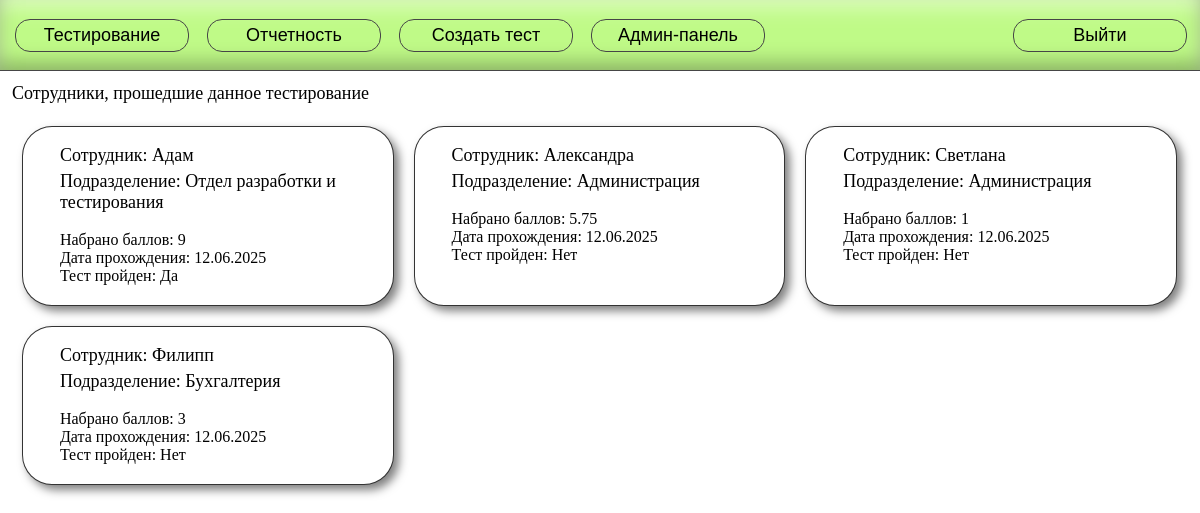
Before: /reports/protocols/20 (signed in) with the older database file.
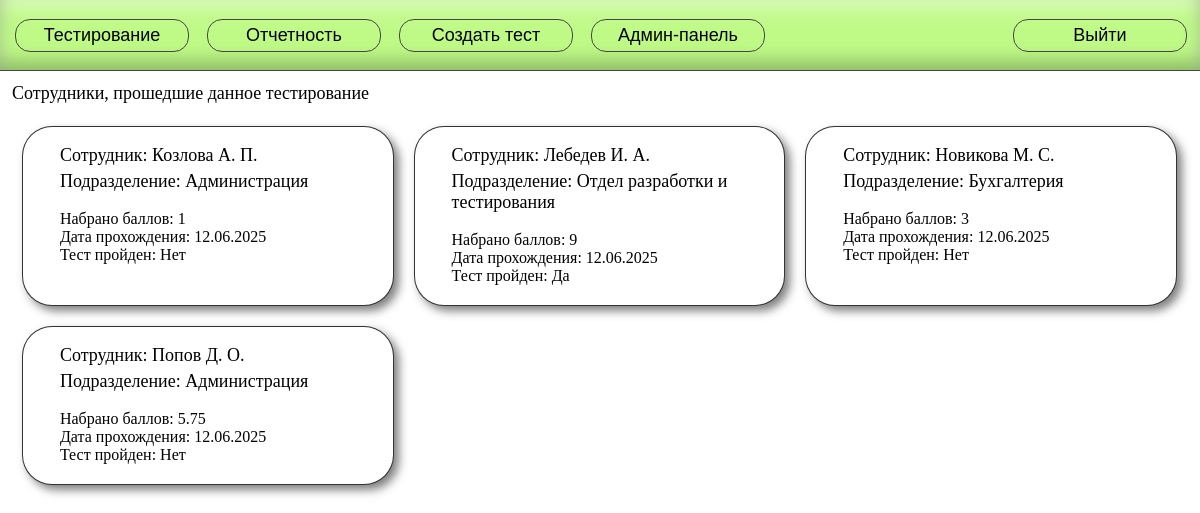
After: the same page with the newer database file.
### main/models.py (models this page shows, shortened)
class Result(models.Model):
    test = models.ForeignKey(Test, on_delete=models.CASCADE)
    worker = models.ForeignKey(Worker, on_delete=models.CASCADE)
    result = models.FloatField(null=True)
    is_passed = models.BooleanField(null=True, default=False)
    start_date = models.DateTimeField(null=False)
    finish_date = models.DateTimeField(null=True)

class Worker(models.Model):
    worker_roles = [
        ('admin', 'Администратор'),
        ('curator', 'Куратор'),
        ('worker', 'Сотрудник'),
    ]
    user = models.OneToOneField(User, on_delete=models.CASCADE)
    role = models.CharField(choices=worker_roles)
    departament = models.ForeignKey(Departament, on_delete=models.CASCADE)
    job_title = models.CharField(max_length=255, null=True)
    full_name = models.CharField(max_length=255, null=False)

class Departament(models.Model):
    departament_name = models.CharField(max_length=255, null=False)
    def __str__(self):
        return f'{self.departament_name}'

### main/views.py (the view)
# urls.py: path('reports/protocols/<int:test_id>', test_protocols_view, name='test_protocols'),
@login_required(login_url='login')
def test_protocols_view(request, test_id):
    role = get_role(request.user)
    worker = Worker.objects.get(user=request.user)
    test = Test.objects.get(id=test_id)
    if role in ['admin']:
        pass
    elif role in ['curator'] and test.curator == worker:
        pass
    else:
        return render(request, '403.html', {'messages': ['В доступе отказано']})
    protocols = Result.objects.filter(test__id=test_id)
    protocols = protocols.order_by('worker__full_name')
    for protocol in protocols:
        protocol.result = int(protocol.result) if round(protocol.result, 5) ==\
                                                  int(protocol.result) else round(protocol.result, 5)
    return render(request, 'test_protocols.html', {
        'protocols': protocols,
    })

### main/views.py (called while the page is built)
def get_role(user):
    worker = Worker.objects.get(user=user)
    if worker.role == 'admin':
        return 'admin'
    if worker.role == 'curator':
        return 'curator'
    if worker.role == 'worker':
        return 'worker'

### templates/test_protocols.html (shortened to what this page needs)
{% extends 'header.html' %}
{% load static %}
{% block styles %}
    <link href="{% static '/css/test_protocols.css' %}" rel="stylesheet">
{% endblock styles %}
{% block body %}
<div class="test-protocols-content">
    <p class="intro">Сотрудники, прошедшие данное тестирование</p>
    <div class="test-protocols-wrapper">
        {% for protocol in protocols %}
            <div class="worker-protocol">
                <a href="/reports/protocols/{{ protocol.test.id }}/{{ protocol.id }}">
                    <p class="worker">Сотрудник: {{ protocol.worker.full_name }}</p>
                    <p class="departament">Подразделение: {{ protocol.worker.departament }}</p>
                    <span class="result">Набрано баллов: {{ protocol.result }}</span><br>
                    <span>Дата прохождения: {{ protocol.finish_date|date:"d.m.Y" }}</span><br>
                    <span>Тест пройден: {% if protocol.is_passed %}Да{% else %}Нет{% endif %}</span><br>
                </a>
            </div>
        {% endfor %}
    </div>
</div>
{% endblock %}

Changed rows visible on the page:
changed through a linked row, Result: worker.full_name "Светлана" → "Козлова А. П."; moves up the list
changed through a linked row, Result "Отдел разработки и тестирования": worker.full_name "Адам" → "Лебедев И. А."
changed through a linked row, Result "Бухгалтерия": worker.full_name "Филипп" → "Новикова М. С."; moves up the list
changed through a linked row, Result: worker.full_name "Александра" → "Попов Д. О."
